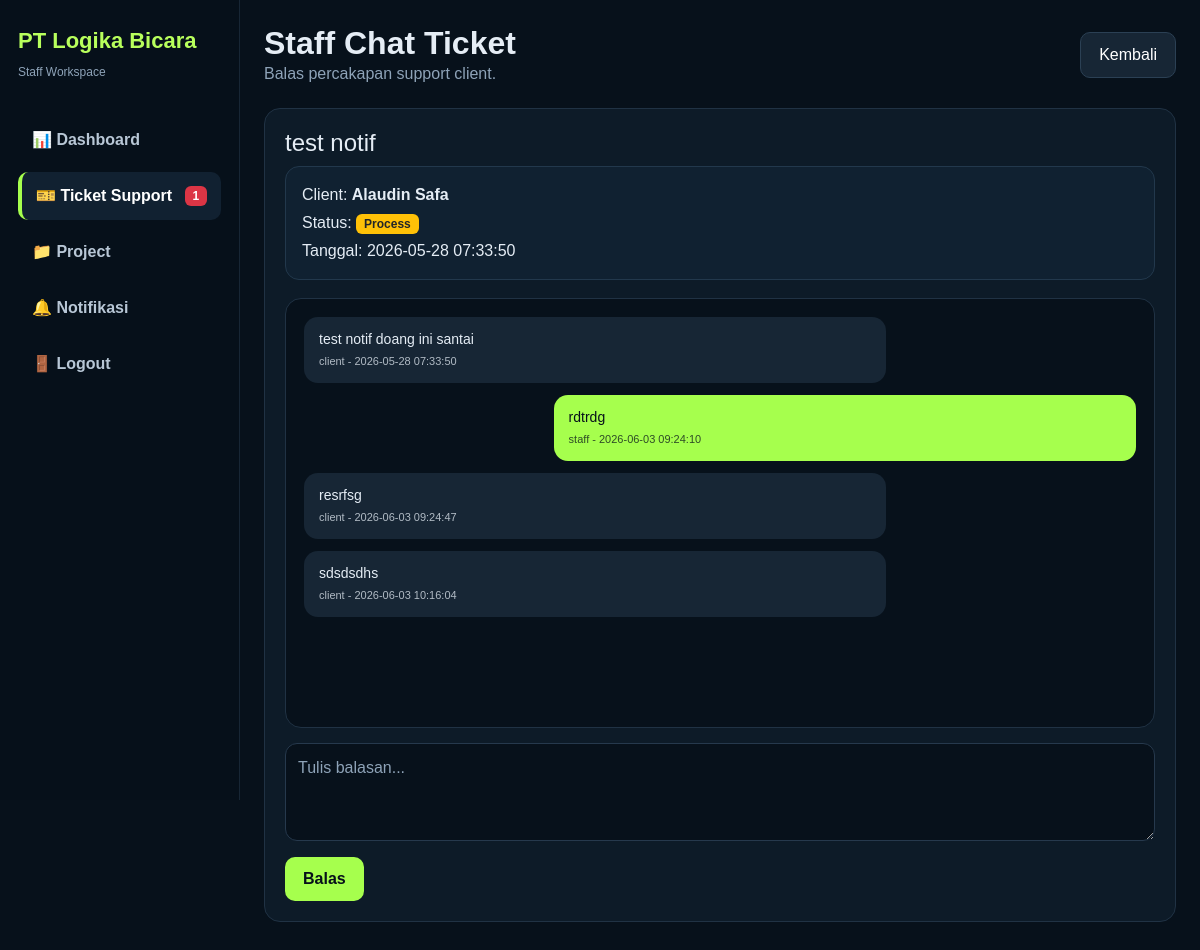
/staff/ticket_chat.php?id=2 (signed in), run on the app's committed database.
### tables this page shows
CREATE TABLE `ticket` (
  `id` int(11) NOT NULL,
  `client_id` int(11) DEFAULT NULL,
  `judul` varchar(150) DEFAULT NULL,
  `pesan` text DEFAULT NULL,
  `balasan` text DEFAULT NULL,
  `status` enum('open','process','closed') DEFAULT 'open',
  `created_at` timestamp NOT NULL DEFAULT current_timestamp(),
  `attachment` varchar(255) DEFAULT NULL
);

CREATE TABLE `users` (
  `id` int(11) NOT NULL,
  `nama` varchar(100) DEFAULT NULL,
  `email` varchar(100) DEFAULT NULL,
  `password` varchar(255) DEFAULT NULL,
  `role` enum('admin','staff','client') DEFAULT NULL
);

CREATE TABLE `ticket_chat` (
  `id` int(11) NOT NULL,
  `ticket_id` int(11) DEFAULT NULL,
  `sender_role` enum('client','staff','admin') DEFAULT NULL,
  `message` text DEFAULT NULL,
  `created_at` timestamp NOT NULL DEFAULT current_timestamp()
);

### staff/ticket_chat.php (the view, shortened to what this page needs)
<?php
include("../config/koneksi.php");
$ticket_id = $_GET['id'];
$stmt=$conn->prepare("
SELECT ticket.*, users.nama AS client
FROM ticket
LEFT JOIN users ON ticket.client_id=users.id
WHERE ticket.id=?
");
$stmt->bind_param("i",$ticket_id);
$stmt->execute();
$result=$stmt->get_result();
$ticket=$result->fetch_assoc();
$chat = mysqli_query($conn,"
SELECT * FROM ticket_chat
WHERE ticket_id='$ticket_id'
ORDER BY id ASC
");
$notifTicket = mysqli_fetch_assoc(
mysqli_query($conn,"
SELECT COUNT(*) as total
FROM ticket
WHERE status='open'
")
);
?>
<!DOCTYPE html>
<html>
<head>
<link href="https://cdn.jsdelivr.net/npm/bootstrap@5.3.3/dist/css/bootstrap.min.css" rel="stylesheet">
</head>
<body>
<div class="sidebar">
<div class="logo">PT Logika Bicara</div>
<div class="tag">Staff Workspace</div>
<a href="dashboard.php">
<span>📊 Dashboard</span>
</a>
<a href="ticket.php" class="active">
<span>🎫 Ticket Support</span>
<?php if($notifTicket['total']>0){ ?>
<span class="badge bg-danger">
<?= $notifTicket['total']; ?>
</span>
<?php } ?>
</a>
<a href="project.php">
<span>📁 Project</span>
</a>
<a href="notifikasi.php">
<span>🔔 Notifikasi</span>
</a>
<a href="../login/logout.php">
<span>🚪 Logout</span>
</a>
</div>
<div class="main">
<div class="topbar">
<div>
<h2>Staff Chat Ticket</h2>
<p class="text-soft mb-0">Balas percakapan support client.</p>
</div>
<a href="ticket.php" class="btn-dark-custom">
Kembali
</a>
</div>
<div class="panel">
<h4><?= $ticket['judul']; ?></h4>
<div class="ticket-info">
<p class="mb-1">
Client: <strong><?= $ticket['client']; ?></strong>
</p>
<p class="mb-1">
Status:
<?php
if($ticket['status']=="open"){
echo '<span class="badge bg-danger">Open</span>';
}
elseif($ticket['status']=="process"){
echo '<span class="badge bg-warning text-dark">Process</span>';
}
else{
echo '<span class="badge bg-success">Closed</span>';
}
?>
</p>
<p class="mb-0">
Tanggal: <?= $ticket['created_at']; ?>
</p>
</div>
<div class="chat-box">
<div class="msg client">
<?= $ticket['pesan']; ?>
<br>
<small>
client - <?= $ticket['created_at']; ?>
</small>
</div>
<?php while($row=mysqli_fetch_assoc($chat)){ ?>
<div class="msg <?= $row['sender_role']; ?>">
<?= $row['message']; ?>
<br>
<small>
<?= $row['sender_role']; ?> - <?= $row['created_at']; ?>
</small>
</div>
<?php } ?>
</div>
<form action="send_chat.php" method="POST">
<textarea name="message" class="form-control mb-3" rows="3" placeholder="Tulis balasan..." required></textarea>
<button class="btn-green">
Balas
</button>
</form>
</div>
</div>
</body>
</html>

### staff/ticket_chat.php (style rules this page uses)
body { margin:0; font-family:Arial,sans-serif; background:#07111b; color:#e5edf5; }
.sidebar { width:240px; height:100vh; position:fixed; left:0; top:0; background:#06101a; border-right:1px solid #172635; padding:24px 18px; }
.logo { font-size:22px; font-weight:800; color:#b8ff5c; margin-bottom:6px; }
.tag { font-size:12px; color:#8ea3b8; margin-bottom:35px; }
.sidebar a { display:flex; justify-content:space-between; align-items:center; padding:12px 14px; margin-bottom:8px; border-radius:10px; text-decoration:none; color:#b8c7d6; font-weight:600; }
.sidebar a:hover, .sidebar a.active { background:#112131; color:white; border-left:4px solid #a6ff4d; }
.main { margin-left:240px; padding:24px; }
.topbar { display:flex; justify-content:space-between; align-items:center; margin-bottom:22px; }
.topbar h2 { font-weight:800; margin:0; }
.text-soft { color:#8ea3b8; }
.panel { background:#0d1b28; border:1px solid #203244; border-radius:16px; padding:20px; margin-bottom:18px; }
.ticket-info { background:#102131; border:1px solid #22384c; border-radius:14px; padding:16px; margin-bottom:18px; }
.chat-box { height:430px; overflow-y:auto; background:#07111b; border:1px solid #203244; padding:18px; border-radius:16px; margin-bottom:15px; }
.msg { padding:12px 15px; margin-bottom:12px; border-radius:14px; max-width:70%; word-wrap:break-word; font-size:14px; }
.client { background:#172635; color:#e5edf5; }
.staff, .admin { background:#a6ff4d; color:#06101a; margin-left:auto; }
.msg small { font-size:11px; opacity:.75; }
.form-control { background:#07111b; border:1px solid #26394d; color:white; border-radius:12px; padding:12px; }
.form-control::placeholder { color:#8ea3b8; }
.btn-green { background:#a6ff4d; color:#06101a; font-weight:800; border:none; border-radius:10px; padding:10px 18px; text-decoration:none; display:inline-block; }
.btn-dark-custom { background:#172635; color:white; border:1px solid #2b4054; border-radius:10px; padding:10px 18px; text-decoration:none; display:inline-block; }

### data on the page
ticket: judul "test notif", users.nama "Alaudin Safa", created_at "2026-05-28 07:33:50", pesan "test notif doang ini santai"
ticket_chat: message "rdtrdg", sender_role "staff", created_at "2026-06-03 09:24:10"
ticket_chat: message "resrfsg", sender_role "client", created_at "2026-06-03 09:24:47"
ticket_chat: message "sdsdsdhs", sender_role "client", created_at "2026-06-03 10:16:04"

### other printed values
$notifTicket['total'] "1"
